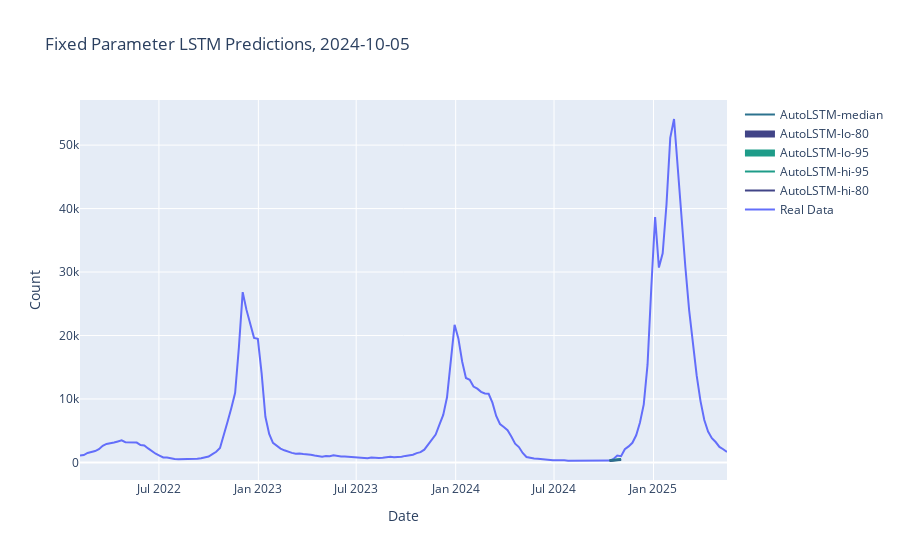
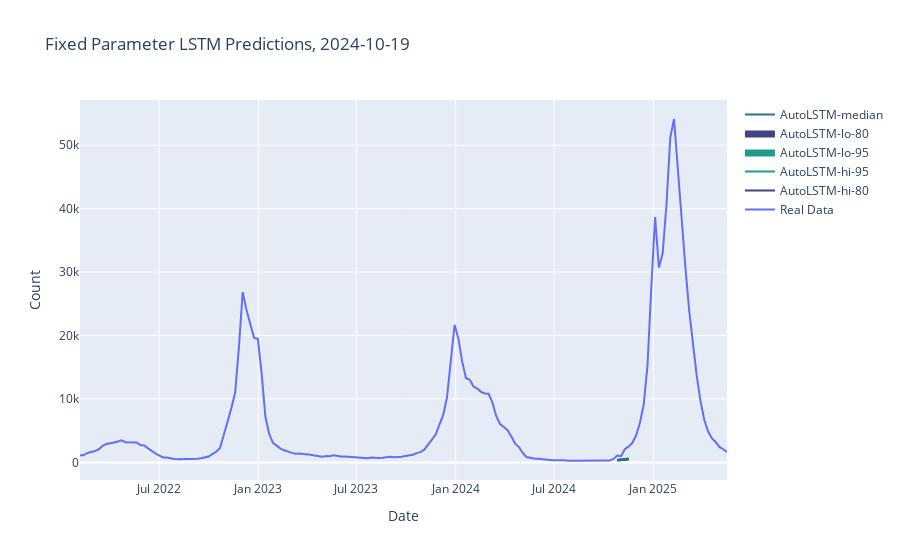
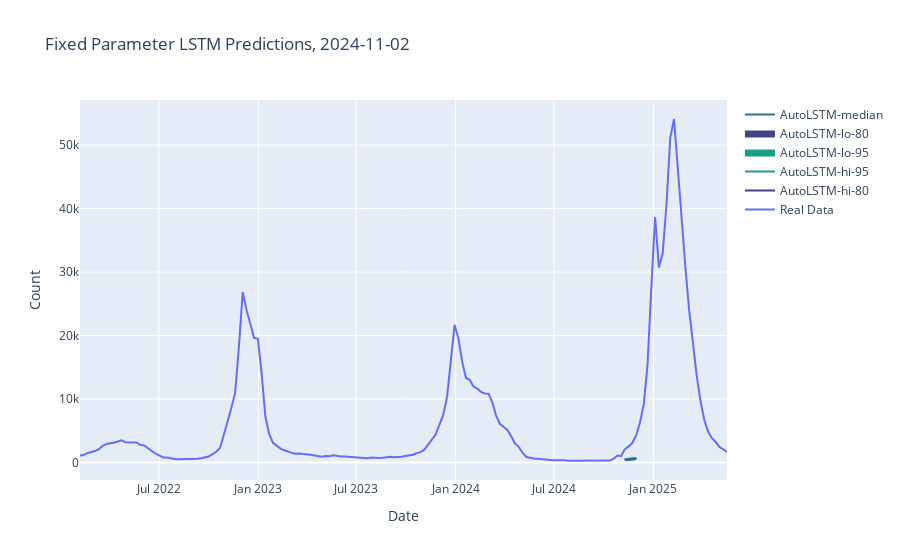
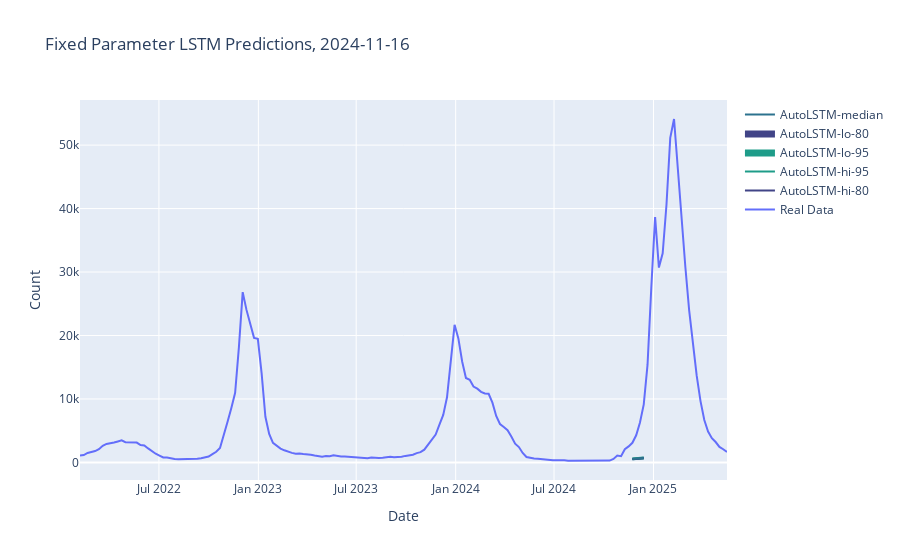

The notebook cell saved with these charts, in order:
### Code cell
Processor.create_graph()

### Figure 1 — Plotly figure (JSON) as saved in the notebook; plotly's stock layout.template omitted (floating-point values rounded to 4 significant figures; data arrays with more than 128 entries replaced by an {"elided": "..."} marker saying what was removed)
{"data": [{"mode": "lines", "name": "Real Data", "type": "scatter", "x": {"elided": "172 str values"}, "y": {"elided": "172 int values"}}, {"line": {"color": "#414487"}, "mode": "lines", "name": "AutoLSTM-hi-80", "type": "scatter", "x": ["2024-10-12T00:00:00", "2024-10-19T00:00:00", "2024-10-26T00:00:00", "2024-11-02T00:00:00"], "y": [318.7, 365.4, 421.3, 480.0]}, {"line": {"color": "#1e9c89"}, "mode": "lines", "name": "AutoLSTM-hi-95", "type": "scatter", "x": ["2024-10-12T00:00:00", "2024-10-19T00:00:00", "2024-10-26T00:00:00", "2024-11-02T00:00:00"], "y": [357.7, 395.6, 470.7, 529.2]}, {"fill": "tonexty", "fillcolor": "#1e9c89", "line": {"color": "#1e9c89"}, "mode": "lines", "name": "AutoLSTM-lo-95", "type": "scatter", "x": ["2024-10-12T00:00:00", "2024-10-19T00:00:00", "2024-10-26T00:00:00", "2024-11-02T00:00:00"], "y": [252.5, 287.1, 351.7, 393.1]}, {"fill": "tonexty", "fillcolor": "#414487", "line": {"color": "#414487"}, "mode": "lines", "name": "AutoLSTM-lo-80", "type": "scatter", "x": ["2024-10-12T00:00:00", "2024-10-19T00:00:00", "2024-10-26T00:00:00", "2024-11-02T00:00:00"], "y": [272.0, 304.4, 363.6, 404.6]}, {"line": {"color": "#2c728e"}, "mode": "lines", "name": "AutoLSTM-median", "type": "scatter", "x": ["2024-10-12T00:00:00", "2024-10-19T00:00:00", "2024-10-26T00:00:00", "2024-11-02T00:00:00"], "y": [291.3, 335.9, 394.2, 441.6]}], "layout": {"autosize": true, "hovermode": "x", "title": {"text": "Fixed Parameter LSTM Predictions, 2024-10-05"}, "xaxis": {"autorange": true, "range": ["2022-02-05", "2025-05-17"], "title": {"text": "Date"}, "type": "date"}, "yaxis": {"autorange": true, "range": [-2771, 57109], "title": {"text": "Count"}, "type": "linear"}}}

### Figure 2 — Plotly figure (JSON) as saved in the notebook; plotly's stock layout.template omitted (floating-point values rounded to 4 significant figures; data arrays with more than 128 entries replaced by an {"elided": "..."} marker saying what was removed)
{"data": [{"mode": "lines", "name": "Real Data", "type": "scatter", "x": {"elided": "172 str values"}, "y": {"elided": "172 int values"}}, {"line": {"color": "#414487"}, "mode": "lines", "name": "AutoLSTM-hi-80", "type": "scatter", "x": ["2024-10-26T00:00:00", "2024-11-02T00:00:00", "2024-11-09T00:00:00", "2024-11-16T00:00:00"], "y": [377.9, 430.8, 489.9, 564.8]}, {"line": {"color": "#1e9c89"}, "mode": "lines", "name": "AutoLSTM-hi-95", "type": "scatter", "x": ["2024-10-26T00:00:00", "2024-11-02T00:00:00", "2024-11-09T00:00:00", "2024-11-16T00:00:00"], "y": [420.2, 463.0, 539.5, 613.4]}, {"fill": "tonexty", "fillcolor": "#1e9c89", "line": {"color": "#1e9c89"}, "mode": "lines", "name": "AutoLSTM-lo-95", "type": "scatter", "x": ["2024-10-26T00:00:00", "2024-11-02T00:00:00", "2024-11-09T00:00:00", "2024-11-16T00:00:00"], "y": [313.0, 355.4, 418.6, 474.5]}, {"fill": "tonexty", "fillcolor": "#414487", "line": {"color": "#414487"}, "mode": "lines", "name": "AutoLSTM-lo-80", "type": "scatter", "x": ["2024-10-26T00:00:00", "2024-11-02T00:00:00", "2024-11-09T00:00:00", "2024-11-16T00:00:00"], "y": [331.7, 370.7, 429.4, 483.3]}, {"line": {"color": "#2c728e"}, "mode": "lines", "name": "AutoLSTM-median", "type": "scatter", "x": ["2024-10-26T00:00:00", "2024-11-02T00:00:00", "2024-11-09T00:00:00", "2024-11-16T00:00:00"], "y": [349.4, 401.0, 460.2, 521.5]}], "layout": {"autosize": true, "hovermode": "x", "title": {"text": "Fixed Parameter LSTM Predictions, 2024-10-19"}, "xaxis": {"autorange": true, "range": ["2022-02-05", "2025-05-17"], "title": {"text": "Date"}, "type": "date"}, "yaxis": {"autorange": true, "range": [-2771, 57109], "title": {"text": "Count"}, "type": "linear"}}}

### Figure 3 — Plotly figure (JSON) as saved in the notebook; plotly's stock layout.template omitted (floating-point values rounded to 4 significant figures; data arrays with more than 128 entries replaced by an {"elided": "..."} marker saying what was removed)
{"data": [{"mode": "lines", "name": "Real Data", "type": "scatter", "x": {"elided": "172 str values"}, "y": {"elided": "172 int values"}}, {"line": {"color": "#414487"}, "mode": "lines", "name": "AutoLSTM-hi-80", "type": "scatter", "x": ["2024-11-09T00:00:00", "2024-11-16T00:00:00", "2024-11-23T00:00:00", "2024-11-30T00:00:00"], "y": [449.3, 504.1, 561.2, 639.3]}, {"line": {"color": "#1e9c89"}, "mode": "lines", "name": "AutoLSTM-hi-95", "type": "scatter", "x": ["2024-11-09T00:00:00", "2024-11-16T00:00:00", "2024-11-23T00:00:00", "2024-11-30T00:00:00"], "y": [494.4, 537.4, 610.5, 687.3]}, {"fill": "tonexty", "fillcolor": "#1e9c89", "line": {"color": "#1e9c89"}, "mode": "lines", "name": "AutoLSTM-lo-95", "type": "scatter", "x": ["2024-11-09T00:00:00", "2024-11-16T00:00:00", "2024-11-23T00:00:00", "2024-11-30T00:00:00"], "y": [381.8, 427.2, 486.6, 547.5]}, {"fill": "tonexty", "fillcolor": "#414487", "line": {"color": "#414487"}, "mode": "lines", "name": "AutoLSTM-lo-80", "type": "scatter", "x": ["2024-11-09T00:00:00", "2024-11-16T00:00:00", "2024-11-23T00:00:00", "2024-11-30T00:00:00"], "y": [399.5, 440.6, 496.3, 553.7]}, {"line": {"color": "#2c728e"}, "mode": "lines", "name": "AutoLSTM-median", "type": "scatter", "x": ["2024-11-09T00:00:00", "2024-11-16T00:00:00", "2024-11-23T00:00:00", "2024-11-30T00:00:00"], "y": [417.7, 471.5, 528.1, 596.0]}], "layout": {"autosize": true, "hovermode": "x", "title": {"text": "Fixed Parameter LSTM Predictions, 2024-11-02"}, "xaxis": {"autorange": true, "range": ["2022-02-05", "2025-05-17"], "title": {"text": "Date"}, "type": "date"}, "yaxis": {"autorange": true, "range": [-2771, 57109], "title": {"text": "Count"}, "type": "linear"}}}

### Figure 4 — Plotly figure (JSON) as saved in the notebook; plotly's stock layout.template omitted (floating-point values rounded to 4 significant figures; data arrays with more than 128 entries replaced by an {"elided": "..."} marker saying what was removed)
{"data": [{"mode": "lines", "name": "Real Data", "type": "scatter", "x": {"elided": "172 str values"}, "y": {"elided": "172 int values"}}, {"line": {"color": "#414487"}, "mode": "lines", "name": "AutoLSTM-hi-80", "type": "scatter", "x": ["2024-11-23T00:00:00", "2024-11-30T00:00:00", "2024-12-07T00:00:00", "2024-12-14T00:00:00"], "y": [558.7, 612.5, 669.9, 731.6]}, {"line": {"color": "#1e9c89"}, "mode": "lines", "name": "AutoLSTM-hi-95", "type": "scatter", "x": ["2024-11-23T00:00:00", "2024-11-30T00:00:00", "2024-12-07T00:00:00", "2024-12-14T00:00:00"], "y": [610.1, 648.9, 717.2, 784.0]}, {"fill": "tonexty", "fillcolor": "#1e9c89", "line": {"color": "#1e9c89"}, "mode": "lines", "name": "AutoLSTM-lo-95", "type": "scatter", "x": ["2024-11-23T00:00:00", "2024-11-30T00:00:00", "2024-12-07T00:00:00", "2024-12-14T00:00:00"], "y": [480.0, 522.9, 578.8, 631.9]}, {"fill": "tonexty", "fillcolor": "#414487", "line": {"color": "#414487"}, "mode": "lines", "name": "AutoLSTM-lo-80", "type": "scatter", "x": ["2024-11-23T00:00:00", "2024-11-30T00:00:00", "2024-12-07T00:00:00", "2024-12-14T00:00:00"], "y": [496.9, 534.3, 588.2, 637.5]}, {"line": {"color": "#2c728e"}, "mode": "lines", "name": "AutoLSTM-median", "type": "scatter", "x": ["2024-11-23T00:00:00", "2024-11-30T00:00:00", "2024-12-07T00:00:00", "2024-12-14T00:00:00"], "y": [518.9, 570.2, 627.6, 683.6]}], "layout": {"autosize": true, "hovermode": "x", "title": {"text": "Fixed Parameter LSTM Predictions, 2024-11-16"}, "xaxis": {"autorange": true, "range": ["2022-02-05", "2025-05-17"], "title": {"text": "Date"}, "type": "date"}, "yaxis": {"autorange": true, "range": [-2771, 57109], "title": {"text": "Count"}, "type": "linear"}}}
